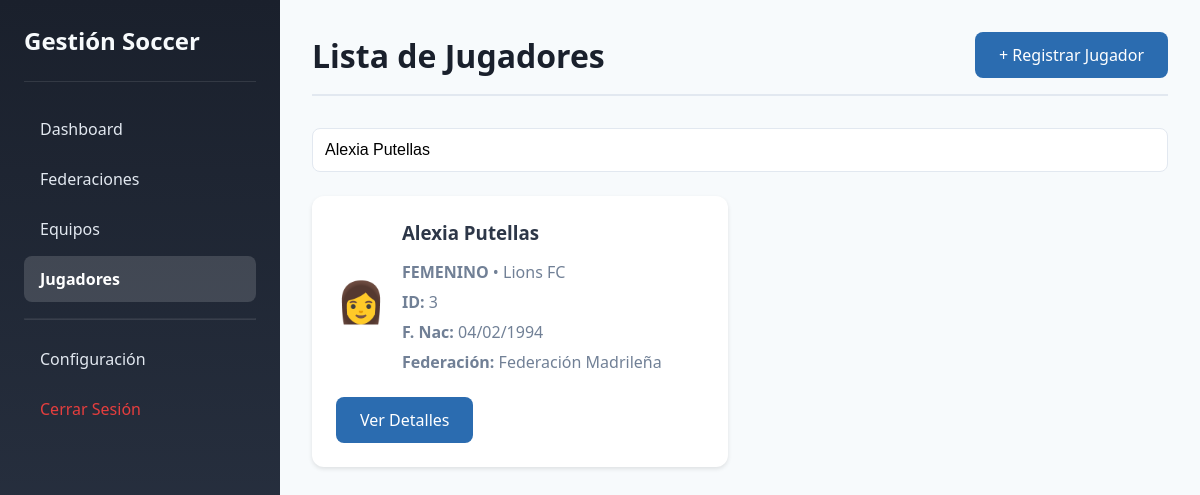
The page /jugadores.php?buscar=Alexia Putellas (signed in) on the database its author committed.
### tables this page shows
CREATE TABLE jugadores (
    id INT AUTO_INCREMENT PRIMARY KEY,
    nombre VARCHAR(100) NOT NULL,
    fecha_nacimiento DATE NOT NULL,
    genero ENUM('masculino', 'femenino') NOT NULL,
    equipo_id INT NOT NULL,
    activo TINYINT(1) NOT NULL DEFAULT 1,
    fecha_creacion DATETIME NOT NULL DEFAULT CURRENT_TIMESTAMP,
    fecha_actualizacion DATETIME NOT NULL DEFAULT CURRENT_TIMESTAMP ON UPDATE CURRENT_TIMESTAMP,
    FOREIGN KEY (equipo_id) REFERENCES equipos(id) ON DELETE RESTRICT ON UPDATE CASCADE,
    INDEX idx_nombre (nombre),
    INDEX idx_equipo (equipo_id)
);

CREATE TABLE equipos (
    id INT AUTO_INCREMENT PRIMARY KEY,
    nombre VARCHAR(200) NOT NULL,
    federacion_id INT NOT NULL,
    activo TINYINT(1) NOT NULL DEFAULT 1,
    fecha_creacion DATETIME NOT NULL DEFAULT CURRENT_TIMESTAMP,
    fecha_actualizacion DATETIME NOT NULL DEFAULT CURRENT_TIMESTAMP ON UPDATE CURRENT_TIMESTAMP,
    FOREIGN KEY (federacion_id) REFERENCES federaciones(id) ON DELETE RESTRICT ON UPDATE CASCADE,
    INDEX idx_nombre (nombre),
    INDEX idx_federacion (federacion_id)
);

CREATE TABLE federaciones (
    id INT AUTO_INCREMENT PRIMARY KEY,
    nombre VARCHAR(200) NOT NULL,
    fecha_fundacion DATE NOT NULL,
    departamento VARCHAR(100) NOT NULL,
    municipio VARCHAR(100) NOT NULL,
    complemento VARCHAR(255),
    activo TINYINT(1) NOT NULL DEFAULT 1,
    fecha_creacion DATETIME NOT NULL DEFAULT CURRENT_TIMESTAMP,
    fecha_actualizacion DATETIME NOT NULL DEFAULT CURRENT_TIMESTAMP ON UPDATE CURRENT_TIMESTAMP,
    INDEX idx_nombre (nombre)
);

### includes/conexion.php (called while the page is built, shortened)
<?php
function limpiarInput($data) {
    $data = trim($data);
    $data = stripslashes($data);
    $data = htmlspecialchars($data);
    return $data;
}
?>

### jugadores.php (the view, shortened to what this page needs)
<?php
require_once 'includes/conexion.php';
$busqueda = isset($_GET['buscar']) ? limpiarInput($_GET['buscar']) : '';
$sql = "SELECT j.*, e.nombre as nombre_equipo, f.nombre as nombre_federacion
        FROM jugadores j
        LEFT JOIN equipos e ON j.equipo_id = e.id
        LEFT JOIN federaciones f ON e.federacion_id = f.id
        WHERE j.activo = 1";
if ($busqueda) {
    $sql .= " AND (j.nombre LIKE :busqueda OR j.id LIKE :busqueda2)";
}
$sql .= " ORDER BY j.nombre";
$stmt = $pdo->prepare($sql);
if ($busqueda) {
    $stmt->execute([':busqueda' => "%$busqueda%", ':busqueda2' => "%$busqueda%"]);
} else {
    $stmt->execute();
}
$jugadores = $stmt->fetchAll();
?>
<!DOCTYPE html>
<html lang="es">
<head>
    <link rel="stylesheet" href="css/admin.css">
</head>
<body>
    <div class="admin-container">
        <aside class="sidebar">
            <div class="sidebar-header">
                <h1> Gestión Soccer</h1>
            </div>
            <nav class="sidebar-nav">
                <a href="dashboard.php"> Dashboard</a>
                <a href="federaciones.php"> Federaciones</a>
                <a href="equipos.php"> Equipos</a>
                <a href="jugadores.php" class="active"> Jugadores</a>
                <hr>
                <a href="configuracion_usuarios.php"> Configuración</a>
                <a href="log_out.php" style="color: #e53e3e;"> Cerrar Sesión</a>
            </nav>
        </aside>
        <main class="main-content">
            <header>
                <h2>Lista de Jugadores</h2>
                <a href="registro_jugadores.php" class="btn btn-primary">+ Registrar Jugador</a>
            </header>
            <div class="search-box">
                <form method="GET" action="">
                    <input type="text" name="buscar" placeholder="Buscar jugador por nombre o ID..."
                           value="<?php echo htmlspecialchars($busqueda); ?>">
                </form>
            </div>
            <div class="card-grid">
                <?php foreach ($jugadores as $jugador): ?>
                <div class="card">
                    <div style="display: flex; align-items: center; gap: 1rem;">
                        <div style="font-size: 2.5rem;">
                            <?php echo $jugador['genero'] === 'masculino' ? '👨' : '👩'; ?>
                        </div>
                        <div>
                            <h3><?php echo htmlspecialchars($jugador['nombre']); ?></h3>
                            <p><strong><?php echo strtoupper($jugador['genero']); ?></strong> •
                               <?php echo htmlspecialchars($jugador['nombre_equipo']); ?></p>
                            <p><strong>ID:</strong> <?php echo $jugador['id']; ?></p>
                            <p><strong>F. Nac:</strong> <?php echo date('d/m/Y', strtotime($jugador['fecha_nacimiento'])); ?></p>
                            <p><strong>Federación:</strong> <?php echo htmlspecialchars($jugador['nombre_federacion']); ?></p>
                        </div>
                    </div>
                    <div style="margin-top: 1rem;">
                        <a href="ver_jugador.php?id=<?php echo $jugador['id']; ?>" class="btn btn-primary">Ver Detalles</a>
                    </div>
                </div>
                <?php endforeach; ?>
            </div>
        </main>
    </div>
</body>
</html>

### css/admin.css (style rules this page uses)
* { margin: 0; padding: 0; box-sizing: border-box; }
body { font-family: 'Segoe UI', Tahoma, Geneva, Verdana, sans-serif; background: #f7fafc; color: #2d3748; }
.admin-container { display: flex; min-height: 100vh; }
.sidebar { width: 280px; background: linear-gradient(180deg, #1a202c 0%, #2d3748 100%); color: white; padding: 1.5rem; position: fixed; height: 100vh; overflow-y: auto; }
.sidebar-header { padding-bottom: 1.5rem; border-bottom: 1px solid rgba(255,255,255,0.1); margin-bottom: 1.5rem; }
.sidebar-header h1 { font-size: 1.5rem; color: #f7fafc; }
.sidebar-nav a { display: block; padding: 0.75rem 1rem; color: #e2e8f0; text-decoration: none; border-radius: 8px; margin-bottom: 0.25rem; transition: all 0.3s; }
.sidebar-nav a.active { background: rgba(255,255,255,0.15); color: white; font-weight: bold; }
.sidebar-nav hr { border-color: rgba(255,255,255,0.1); margin: 1rem 0; }
.main-content { margin-left: 280px; flex: 1; padding: 2rem; }
.main-content header { display: flex; justify-content: space-between; align-items: center; margin-bottom: 2rem; padding-bottom: 1rem; border-bottom: 2px solid #e2e8f0; }
.main-content header h2 { font-size: 2rem; color: #1a202c; }
.btn { display: inline-block; padding: 0.75rem 1.5rem; border: none; border-radius: 8px; font-size: 1rem; font-weight: 500; cursor: pointer; text-decoration: none; transition: all 0.3s; }
.btn-primary { background: #2b6cb0; color: white; }
.card-grid { display: grid; grid-template-columns: repeat(auto-fill, minmax(300px, 1fr)); gap: 1.5rem; }
.card { background: white; padding: 1.5rem; border-radius: 12px; box-shadow: 0 2px 4px rgba(0,0,0,0.1); transition: transform 0.3s; }
.card h3 { color: #2d3748; margin-bottom: 1rem; }
.card p { color: #718096; margin-bottom: 0.5rem; }
.search-box { margin-bottom: 1.5rem; }
.search-box input { width: 100%; padding: 0.75rem; border: 1px solid #e2e8f0; border-radius: 8px; font-size: 1rem; }

### rows shown on the page
jugadores: nombre "Alexia Putellas", genero "FEMENINO", equipo.nombre "Lions FC", id "3", fecha_nacimiento "04/02/1994", federaciones.nombre "Federación Madrileña"
